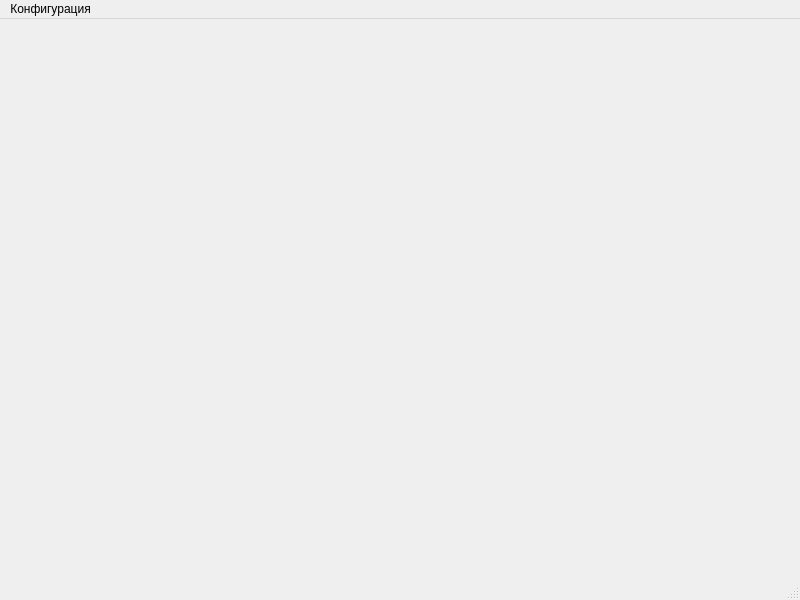
<?xml version="1.0" encoding="UTF-8"?>
<ui version="4.0">
 <class>MainWindow</class>
 <widget class="QMainWindow" name="MainWindow">
  <property name="geometry">
   <rect>
    <x>0</x>
    <y>0</y>
    <width>800</width>
    <height>600</height>
   </rect>
  </property>
  <property name="sizePolicy">
   <sizepolicy hsizetype="Fixed" vsizetype="Fixed">
    <horstretch>0</horstretch>
    <verstretch>0</verstretch>
   </sizepolicy>
  </property>
  <property name="windowTitle">
   <string>GUI для Михаила</string>
  </property>
  <widget class="QWidget" name="centralwidget"/>
  <widget class="QMenuBar" name="menubar">
   <property name="geometry">
    <rect>
     <x>0</x>
     <y>0</y>
     <width>800</width>
     <height>21</height>
    </rect>
   </property>
   <widget class="QMenu" name="menu">
    <property name="title">
     <string>Конфигурация</string>
    </property>
    <addaction name="load_config"/>
    <addaction name="save_config"/>
   </widget>
   <addaction name="menu"/>
  </widget>
  <widget class="QStatusBar" name="statusbar"/>
  <action name="load_config">
   <property name="icon">
    <iconset resource="Resources.qrc">
     <normaloff>:/resources/images/load-upload-icon.png</normaloff>:/resources/images/load-upload-icon.png</iconset>
   </property>
   <property name="text">
    <string>Загрузить</string>
   </property>
   <property name="shortcut">
    <string>Ctrl+L</string>
   </property>
  </action>
  <action name="save_config">
   <property name="icon">
    <iconset resource="Resources.qrc">
     <normaloff>:/resources/images/load-download-icon.png</normaloff>:/resources/images/load-download-icon.png</iconset>
   </property>
   <property name="text">
    <string>Сохранить</string>
   </property>
   <property name="shortcut">
    <string>Ctrl+S</string>
   </property>
  </action>
 </widget>
 <resources>
  <include location="Resources.qrc"/>
 </resources>
 <connections/>
</ui>
